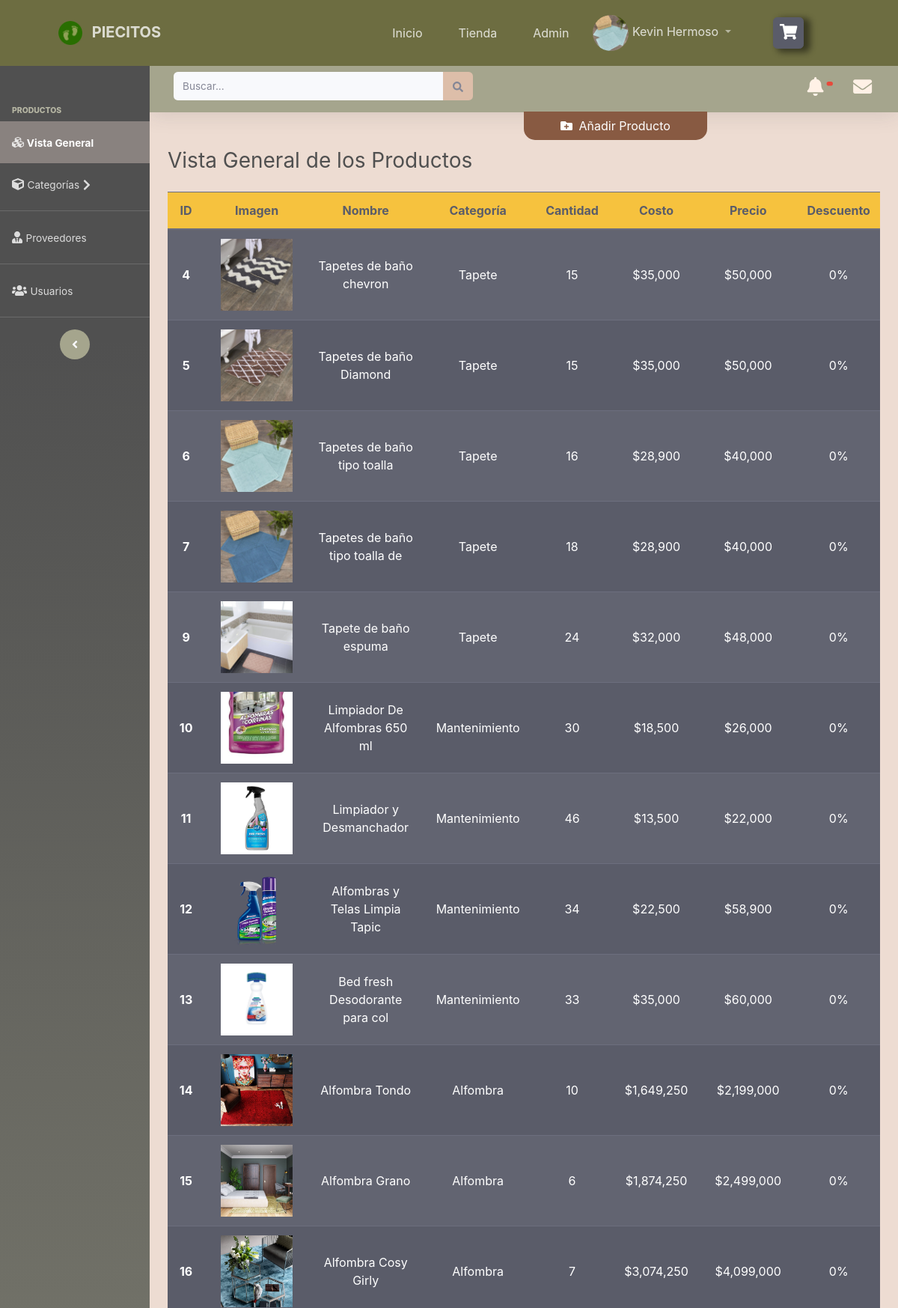
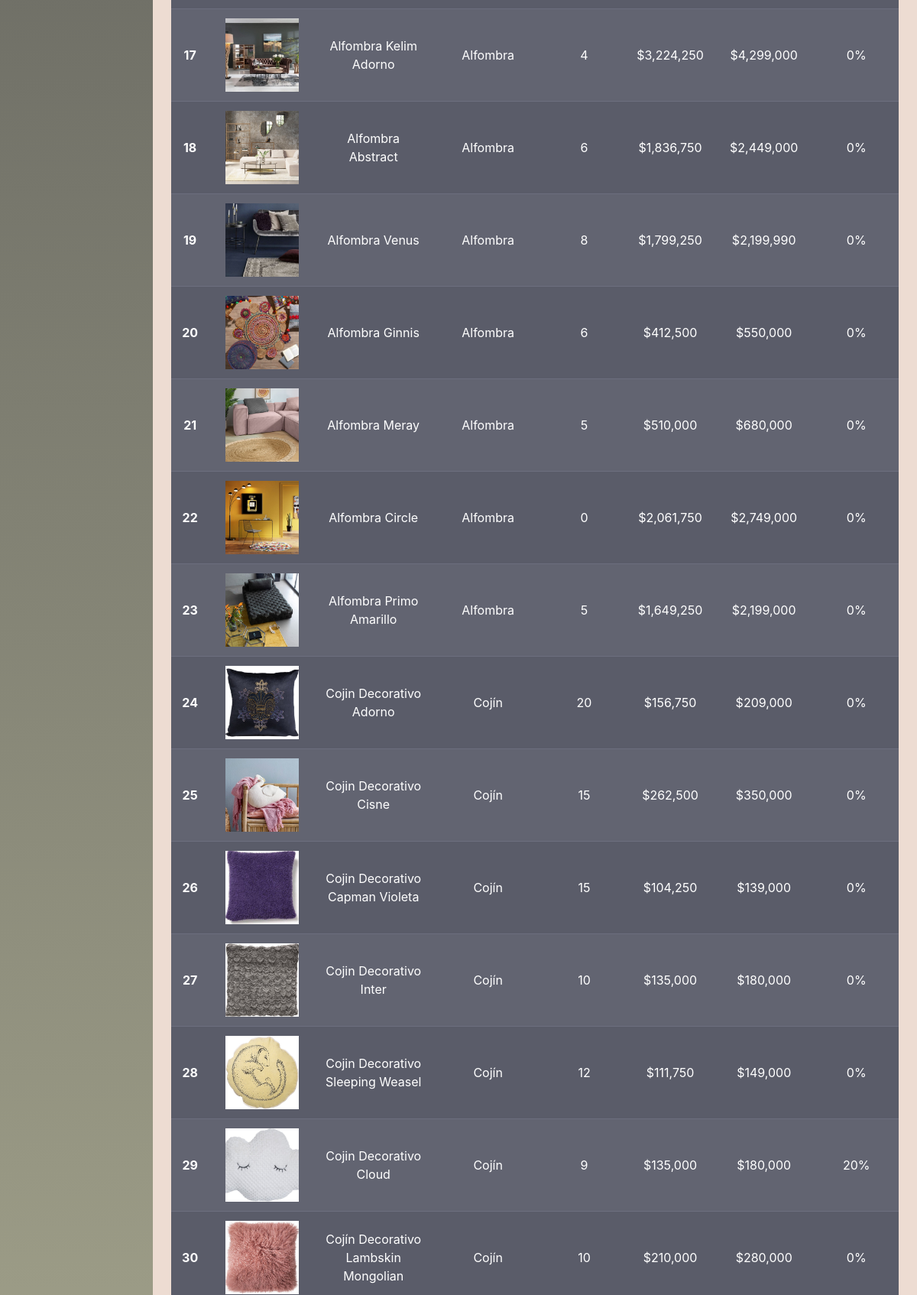
The page /index.php?modulo=Producto&controlador=Producto&funcion=catalogo (signed in, upper part) on the database its author committed (2 pictures, top to bottom).
### tables this page shows
CREATE TABLE `producto` (
  `Pro_Id` int(11) NOT NULL,
  `pro_nombre` varchar(50) DEFAULT NULL,
  `Pro_Cantidad` int(11) DEFAULT NULL,
  `Pro_Precio` int(11) DEFAULT NULL,
  `Pro_Costo` int(11) DEFAULT NULL,
  `Pro_Descripcion` varchar(500) DEFAULT NULL,
  `Pro_Imagen` varchar(200) DEFAULT NULL,
  `Pro_Descuento` int(11) DEFAULT NULL,
  `Pro_Fecha_Registro` varchar(30) DEFAULT NULL,
  `Prov_Id` int(11) DEFAULT NULL,
  `Usu_Id` int(11) DEFAULT NULL,
  `Col_Id` int(11) DEFAULT NULL,
  `Cat_Id` int(11) DEFAULT NULL
);

CREATE TABLE `categoria_pro` (
  `Cat_Id` int(11) NOT NULL,
  `Cat_Nombre` varchar(20) DEFAULT NULL
);

### controller/Producto/ProductoController.php (called while the page is built, shortened)
<?php
    if ((isset($_SESSION['id'])) AND ($_SESSION['rol_id'] > 1)) {
        class ProductoController {
            public function catalogo() {
                $obj = new ProductoModel();
                $sql = "SELECT Pro.Pro_Id,Pro.Pro_Nombre,Pro.Pro_Cantidad,Pro.Pro_Precio,Pro.Pro_Costo,Pro.Pro_Descripcion,Pro.Pro_Imagen,Pro.Pro_Descuento,Pro.Pro_Fecha_Registro,Pro.Prov_Id,Pro.Usu_Id,Pro.Col_Id,Pro.Cat_Id,Prov.Prov_Id,Prov.Prov_Nombre,Usu.Usu_Id,Usu.Usu_Nombre,Usu.Usu_Apellido,Col.Col_Id,Col.Col_Nombre,Cat.Cat_Id,Cat.Cat_Nombre FROM Producto Pro, Proveedor Prov,Usuario Usu,Color Col, Categoria_Pro Cat WHERE Pro.Prov_Id = Prov.Prov_Id AND Pro.Usu_Id = Usu.Usu_Id AND Pro.Col_Id = Col.Col_Id AND Pro.Cat_Id = Cat.Cat_Id ORDER BY Pro.Pro_Id, Pro.Cat_Id";
                $productos = $obj->consult($sql);
                include_once '../view/Producto/Producto.php';
            }
        }
    } else {
        redirect(getUrl("Inicio","Inicio","inicio"));
    }
?>

### lib/conf/conf.php (called while the page is built)
<?php
    $server = "localhost";
    $user = "root";
    $dataBase = "piecitos";
    $password = "test2";
    $port = "3306";
?>

### lib/conf/connection.php (called while the page is built, shortened)
<?php
    class Connection{
        private $server;
        private $user;
        private $password;
        private $dataBase;
        private $link;
        private function setConnect() {
            require_once 'conf.php';
            $this->server = $server;
            $this->user = $user;
            $this->password = $password;
            $this->dataBase = $dataBase;
        }
        private function connect() {
            $this->link = mysqli_connect($this->server,$this->user,$this->password,$this->dataBase);
        }
        public function getConnect() {
            return $this->link;
        }
    }
?>

### model/MasterModel.php (called while the page is built, shortened)
<?php
    include_once '../lib/conf/connection.php';
    class MasterModel extends Connection {
        public function consult($sql) {
            $result = mysqli_query($this->getConnect(),$sql);
            return $result;
        }
    }
?>

### view/Producto/Producto.php (the view, shortened to what this page needs)
<link href="css_inicio/css_admin.css" rel="stylesheet">
<div class="mt-7 filtro is-producto" data-url="<?php echo getUrl("Producto","Producto", "filtroProducto", false, "ajax") ?>">
    <div id="wrapper">
        <?php
            include_once '../view/partials/navbar_admin.php';
        ?>
        <div id="content-wrapper" class="d-flex flex-column">
            <div id="content" style="background: #eddcd2;">
                <?php
                    include_once '../view/partials/navbar_admin_top.php';
                ?>
                <div class="container-fluid">
                    <button id="BtnAñadir" class="btn position-relative px-5" style="background:#885a42;color:white;margin-top: -40px; border-radius: 0px 0px 15px 15px;margin-left:50%" data-url="<?php echo getUrl("Producto","Producto","getInsert",false,"ajax"); ?>" data-tipo="producto">
                        <i class="fas fa-folder-plus mr-1"></i>
                        <span id="VersionPrueba">Añadir Producto</span>
                    </button>
                    <div class="d-sm-flex align-items-center justify-content-between mb-4">
                        <h1 class="h3 mb-0" style="color:#505050">Vista General de los Productos</h1>
                    </div>
                    <div class="table-responsive">
                        <table class="table table-hover table-dark table-striped" style="width: 150% !important; max-width: 1100px;">
                            <thead class="bg-warning text-dark text-center">
                                <tr>
                                    <th scope="col" style="width:10px">ID</th>
                                    <th scope="col" style="width: 8rem;">Imagen</th>
                                    <th scope="col" style="width:5rem">Nombre</th>
                                    <th scope="col" style="width:3rem">Categoría</th>
                                    <th scope="col" style="width:3rem">Cantidad</th>
                                    <th scope="col" style="width:3rem">Costo</th>
                                    <th scope="col" style="width:3rem">Precio</th>
                                    <th scope="col" style="width:3rem">Descuento</th>
                                </tr>
                            </thead>
                            <tbody class="text-center" id="adminProductos">
                            <?php
                            if (mysqli_fetch_row($productos) > 0) {
                                foreach ($productos as $pro) {
                            ?>
                                <tr>
                                    <th class="align-middle" scope="row"><?php echo $pro['Pro_Id']; ?></th>
                                    <td class="align-middle">
                                        <img src="<?php echo $pro['Pro_Imagen']; ?>" alt="<?php echo $pro['Pro_Nombre']; ?>" class="mx-auto size-productos" style="height: 6rem;max-width: 6rem;width:100%;">
                                    </td>
                                    <td class="align-middle"><?php echo $pro['Pro_Nombre']; ?></td>
                                    <td class="align-middle"><?php echo $pro['Cat_Nombre']; ?></td>
                                    <td class="align-middle"><?php echo number_format($pro['Pro_Cantidad']); ?></td>
                                    <td class="align-middle"><?php echo "$".number_format($pro['Pro_Costo']); ?></td>
                                    <td class="align-middle"><?php echo "$".number_format($pro['Pro_Precio']); ?></td>
                                    <td class="align-middle"><span class="cursor-pointer" data-toggle="tooltip" data-placement="top" title="<?php if ($pro['Pro_Descuento'] != 0) {
                                                    echo "$".number_format($pro['Pro_Precio'] - (($pro['Pro_Precio'] * $pro['Pro_Descuento']) / 100));
                                                } else {
                                                    echo "$".number_format($pro['Pro_Precio']);
                                                }
                                            ?>"><?php echo $pro['Pro_Descuento']."%"; ?></span></td>
                                </tr>
                            <?php
                                }
                            } else {
                                echo "<td colspan='10' class='text-center'>No hay productos que mostrar</td>";
                            }
                            ?>
                        </table>
                    </div>
                </div>
            </div>
        </div>
    </div>
</div>

### web/css/style-personal.css (style rules this page uses)
.size-productos { object-fit: cover; object-position: center bottom; width: 100%; height: 250px; }

### rows shown on the page
producto: Pro_Id "4", Pro_Imagen+pro_nombre (picture), pro_nombre "Tapetes de baño chevron", Cat_Id.Cat_Nombre "Tapete", Pro_Cantidad "15", Pro_Costo "35,000", Pro_Precio "50,000", Pro_Descuento "0"
producto: Pro_Id "5", Pro_Imagen+pro_nombre (picture), pro_nombre "Tapetes de baño Diamond", Cat_Id.Cat_Nombre "Tapete", Pro_Cantidad "15", Pro_Costo "35,000", Pro_Precio "50,000", Pro_Descuento "0"
producto: Pro_Id "6", Pro_Imagen+pro_nombre (picture), pro_nombre "Tapetes de baño tipo toalla", Cat_Id.Cat_Nombre "Tapete", Pro_Cantidad "16", Pro_Costo "28,900", Pro_Precio "40,000", Pro_Descuento "0"
producto: Pro_Id "7", Pro_Imagen+pro_nombre (picture), pro_nombre "Tapetes de baño tipo toalla de", Cat_Id.Cat_Nombre "Tapete", Pro_Cantidad "18", Pro_Costo "28,900", Pro_Precio "40,000", Pro_Descuento "0"
producto: Pro_Id "9", Pro_Imagen+pro_nombre (picture), pro_nombre "Tapete de baño espuma", Cat_Id.Cat_Nombre "Tapete", Pro_Cantidad "24", Pro_Costo "32,000", Pro_Precio "48,000", Pro_Descuento "0"
producto: Pro_Id "10", Pro_Imagen+pro_nombre (picture), pro_nombre "Limpiador De Alfombras 650 ml", Cat_Id.Cat_Nombre "Mantenimiento", Pro_Cantidad "30", Pro_Costo "18,500", Pro_Precio "26,000", Pro_Descuento "0"
producto: Pro_Id "11", Pro_Imagen+pro_nombre (picture), pro_nombre "Limpiador y Desmanchador", Cat_Id.Cat_Nombre "Mantenimiento", Pro_Cantidad "46", Pro_Costo "13,500", Pro_Precio "22,000", Pro_Descuento "0"
producto: Pro_Id "12", Pro_Imagen+pro_nombre (picture), pro_nombre "Alfombras y Telas Limpia Tapic", Cat_Id.Cat_Nombre "Mantenimiento", Pro_Cantidad "34", Pro_Costo "22,500", Pro_Precio "58,900", Pro_Descuento "0"
producto: Pro_Id "13", Pro_Imagen+pro_nombre (picture), pro_nombre "Bed fresh Desodorante para col", Cat_Id.Cat_Nombre "Mantenimiento", Pro_Cantidad "33", Pro_Costo "35,000", Pro_Precio "60,000", Pro_Descuento "0"
producto: Pro_Id "14", Pro_Imagen+pro_nombre (picture), pro_nombre "Alfombra Tondo", Cat_Id.Cat_Nombre "Alfombra", Pro_Cantidad "10", Pro_Costo "1,649,250", Pro_Precio "2,199,000", Pro_Descuento "0"
producto: Pro_Id "15", Pro_Imagen+pro_nombre (picture), pro_nombre "Alfombra Grano", Cat_Id.Cat_Nombre "Alfombra", Pro_Cantidad "6", Pro_Costo "1,874,250", Pro_Precio "2,499,000", Pro_Descuento "0"
producto: Pro_Id "16", Pro_Imagen+pro_nombre (picture), pro_nombre "Alfombra Cosy Girly", Cat_Id.Cat_Nombre "Alfombra", Pro_Cantidad "7", Pro_Costo "3,074,250", Pro_Precio "4,099,000", Pro_Descuento "0"
producto: Pro_Id "17", Pro_Imagen+pro_nombre (picture), pro_nombre "Alfombra Kelim Adorno", Cat_Id.Cat_Nombre "Alfombra", Pro_Cantidad "4", Pro_Costo "3,224,250", Pro_Precio "4,299,000", Pro_Descuento "0"
producto: Pro_Id "18", Pro_Imagen+pro_nombre (picture), pro_nombre "Alfombra Abstract", Cat_Id.Cat_Nombre "Alfombra", Pro_Cantidad "6", Pro_Costo "1,836,750", Pro_Precio "2,449,000", Pro_Descuento "0"
producto: Pro_Id "19", Pro_Imagen+pro_nombre (picture), pro_nombre "Alfombra Venus", Cat_Id.Cat_Nombre "Alfombra", Pro_Cantidad "8", Pro_Costo "1,799,250", Pro_Precio "2,199,990", Pro_Descuento "0"
producto: Pro_Id "20", Pro_Imagen+pro_nombre (picture), pro_nombre "Alfombra Ginnis", Cat_Id.Cat_Nombre "Alfombra", Pro_Cantidad "6", Pro_Costo "412,500", Pro_Precio "550,000", Pro_Descuento "0"
producto: Pro_Id "21", Pro_Imagen+pro_nombre (picture), pro_nombre "Alfombra Meray", Cat_Id.Cat_Nombre "Alfombra", Pro_Cantidad "5", Pro_Costo "510,000", Pro_Precio "680,000", Pro_Descuento "0"
producto: Pro_Id "22", Pro_Imagen+pro_nombre (picture), pro_nombre "Alfombra Circle", Cat_Id.Cat_Nombre "Alfombra", Pro_Cantidad "0", Pro_Costo "2,061,750", Pro_Precio "2,749,000", Pro_Descuento "0"
producto: Pro_Id "23", Pro_Imagen+pro_nombre (picture), pro_nombre "Alfombra Primo Amarillo", Cat_Id.Cat_Nombre "Alfombra", Pro_Cantidad "5", Pro_Costo "1,649,250", Pro_Precio "2,199,000", Pro_Descuento "0"
producto: Pro_Id "24", Pro_Imagen+pro_nombre (picture), pro_nombre "Cojin Decorativo Adorno", Cat_Id.Cat_Nombre "Cojín", Pro_Cantidad "20", Pro_Costo "156,750", Pro_Precio "209,000", Pro_Descuento "0"
producto: Pro_Id "25", Pro_Imagen+pro_nombre (picture), pro_nombre "Cojin Decorativo Cisne", Cat_Id.Cat_Nombre "Cojín", Pro_Cantidad "15", Pro_Costo "262,500", Pro_Precio "350,000", Pro_Descuento "0"
producto: Pro_Id "26", Pro_Imagen+pro_nombre (picture), pro_nombre "Cojin Decorativo Capman Violeta", Cat_Id.Cat_Nombre "Cojín", Pro_Cantidad "15", Pro_Costo "104,250", Pro_Precio "139,000", Pro_Descuento "0"
producto: Pro_Id "27", Pro_Imagen+pro_nombre (picture), pro_nombre "Cojin Decorativo Inter", Cat_Id.Cat_Nombre "Cojín", Pro_Cantidad "10", Pro_Costo "135,000", Pro_Precio "180,000", Pro_Descuento "0"
producto: Pro_Id "28", Pro_Imagen+pro_nombre (picture), pro_nombre "Cojin Decorativo Sleeping Weasel", Cat_Id.Cat_Nombre "Cojín", Pro_Cantidad "12", Pro_Costo "111,750", Pro_Precio "149,000", Pro_Descuento "0"
producto: Pro_Id "29", Pro_Imagen+pro_nombre (picture), pro_nombre "Cojin Decorativo Cloud", Cat_Id.Cat_Nombre "Cojín", Pro_Cantidad "9", Pro_Costo "135,000", Pro_Precio "180,000", Pro_Descuento "20"
producto: Pro_Id "30", Pro_Imagen+pro_nombre (picture), pro_nombre "Cojín Decorativo Lambskin Mongolian", Cat_Id.Cat_Nombre "Cojín", Pro_Cantidad "10", Pro_Costo "210,000", Pro_Precio "280,000", Pro_Descuento "0"

### other values the page prints
$_SESSION['nombre'] "Kevin Hermoso"
